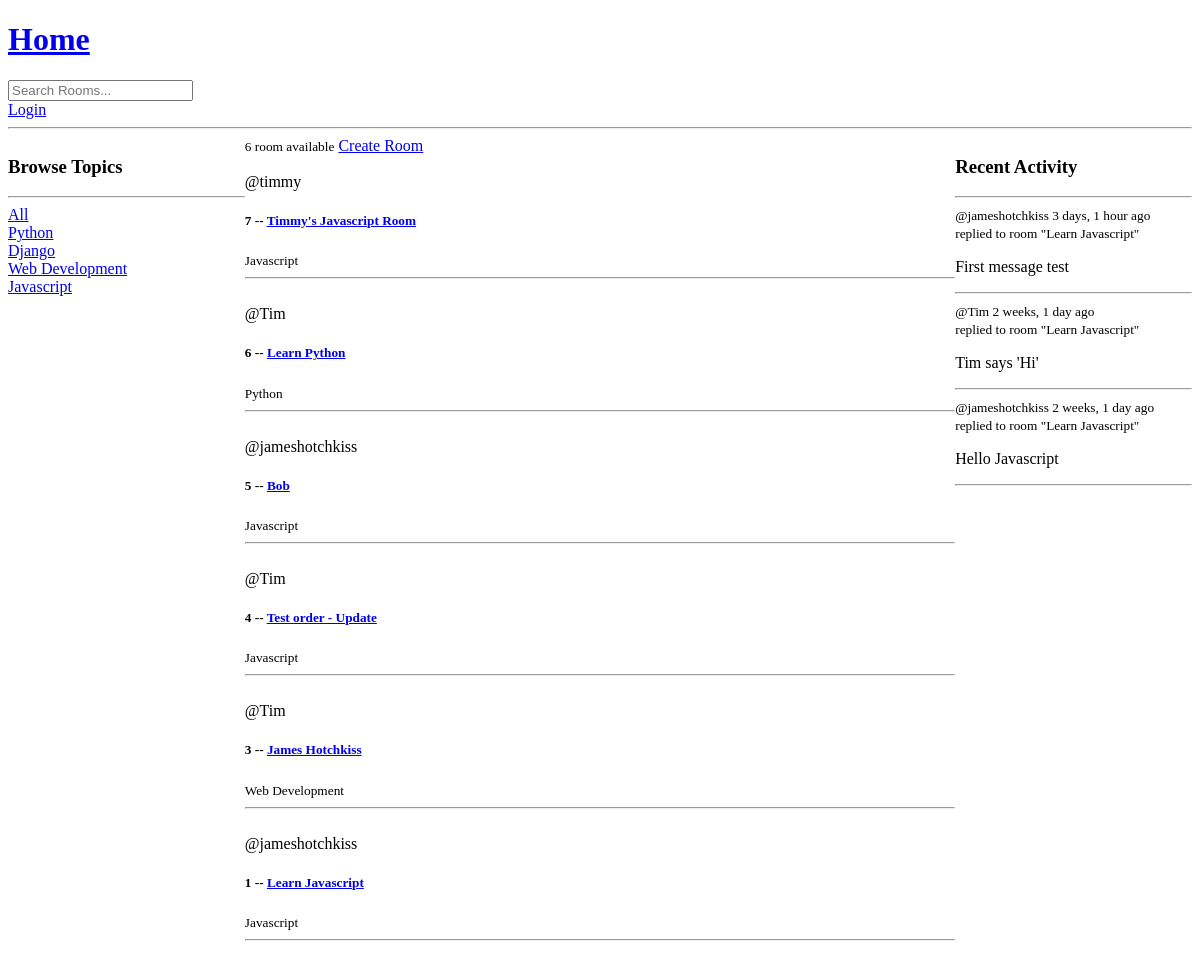
The app's page /, older data.
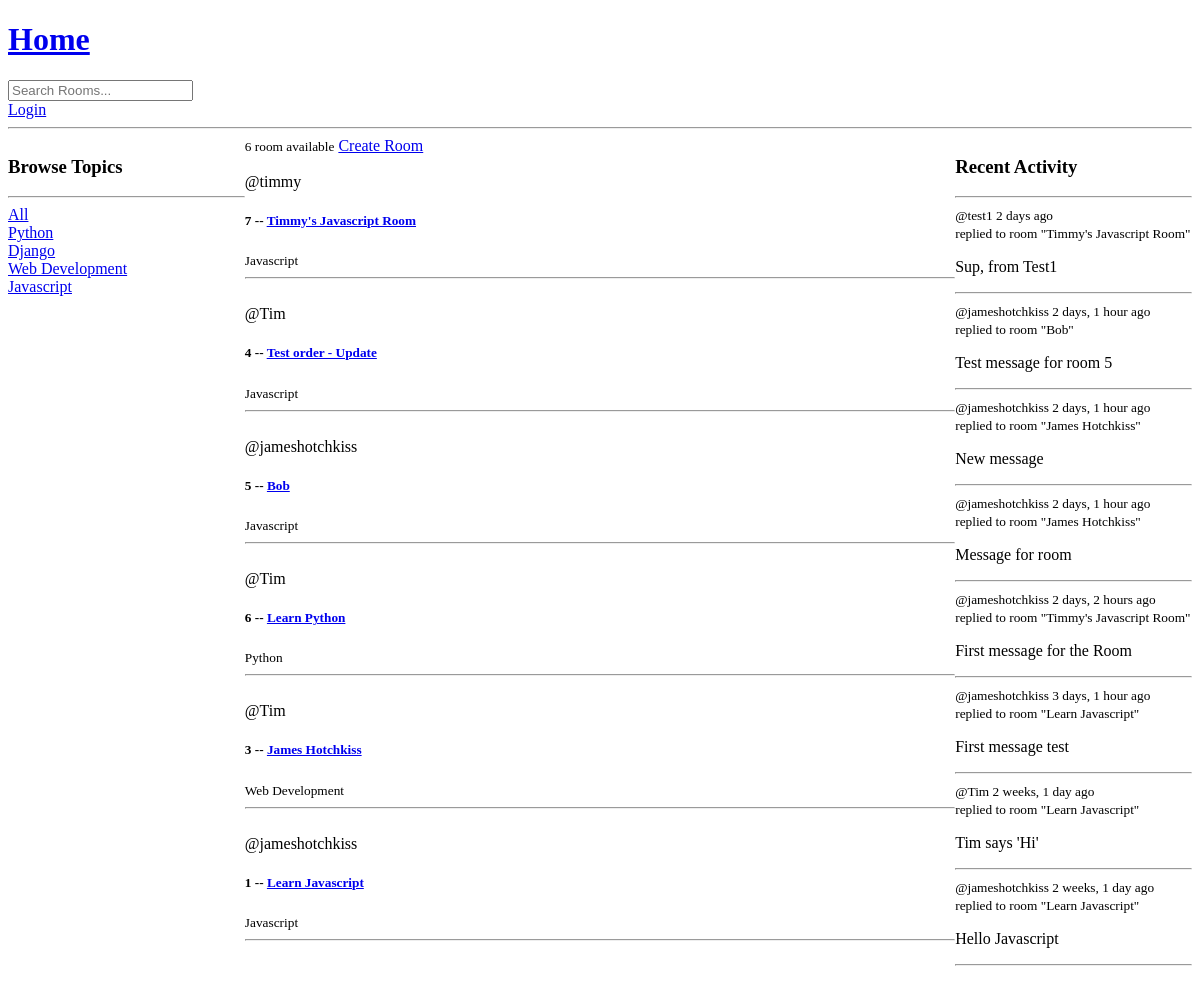
The same page, newer data.
### base/models.py (models this page shows, shortened)
class Topic(models.Model):
    name = models.CharField(max_length=200)

class Room(models.Model):
    host = models.ForeignKey(User, on_delete=models.SET_NULL, null=True)
    topic = models.ForeignKey(Topic, on_delete=models.SET_NULL, null=True)
    name = models.CharField(max_length=200)
    description = models.TextField(null=True, blank=True)
    participants = models.ManyToManyField(User, related_name='participants', blank=True)
    updated = models.DateTimeField(auto_now=True)
    created = models.DateTimeField(auto_now_add=True)
    class Meta:
        ordering = ['-updated', '-created']
    def __str__(self):
        return self.name

class Message(models.Model):
    user = models.ForeignKey(User, on_delete=models.CASCADE)
    room = models.ForeignKey(Room, on_delete=models.CASCADE)
    body = models.TextField()
    updated = models.DateTimeField(auto_now=True)
    created = models.DateTimeField(auto_now_add=True)
    class Meta:
        ordering = ['-updated', '-created']
    def __str__(self):
        return self.body[0:50]

### base/views.py (the view)
# urls.py: path('', views.home, name="home"),
def home(request):
    q = request.GET.get('q') if request.GET.get('q') != None else ''
    rooms = Room.objects.filter(
        Q(topic__name__icontains=q) |
        Q(name__icontains=q) |
        Q(description__icontains=q)
        )
    room_count = rooms.count()
    topics = Topic.objects.all()
    room_messages = Message.objects.all()
    context = {'rooms':rooms, 'topics':topics, 'room_count':room_count, 'room_messages': room_messages}
    return render(request, 'base/home.html', context)

### base/templates/base/home.html (shortened to what this page needs)
{% extends 'main.html' %}
{% block content %}
<div class="home-container">
    <div>
        <h3>Browse Topics</h3>
        <hr>
        <a href="{% url 'home' %}">All</a>
        {% for topic in topics %}
        <div>
            <a href="{% url 'home' %}?q={{topic.name}}">{{topic.name}}</a>
        </div>
        {% endfor %}
    </div>
    <div>
        <small>{{room_count}} room available</small>
        <a href="{% url 'create-room' %}">Create Room</a>
        <div>
            {% for room in rooms %}
                <div>
                    <br>
                    <span>@{{room.host.username}}</span>
                    <h5>{{room.id}} -- <a href="{% url 'room' room.id %}">{{room.name}}</a></h5>
                    <small>{{room.topic.name}}</small>
                    <hr>
                </div>
            {% endfor %}
        </div>
    </div>
    <div>
        <h3>Recent Activity</h3>
        <hr>
        {% for room_message in room_messages%}
        <div>
            <small>@{{room_message.user}} {{room_message.created|timesince}} ago</small>
            <br>
            <small>replied to room "{{room_message.room}}"</small>
            <br>
            <p>{{room_message}}</p>
        </div>
        <hr>
        {% endfor %}
    </div>
</div>
{% endblock content%}

### templates/main.html (shortened to what this page needs)
<!DOCTYPE html>
<html lang="en">
<head>
</head>
<body>
    {% include 'navbar.html'%}
    {% block content %}
    {% endblock %}
</body>
</html>

### templates/navbar.html (shortened to what this page needs)
<a href="/">
    <h1>Home</h1>
</a>
<form method="GET" action="{% url 'home' %}">
    <input type="text" name="q" placeholder="Search Rooms..."/>
</form>
{% if request.user.is_authenticated %}
<a href="{% url 'logout' %}">Logout</a>
{% else %}
<a href="{% url 'login' %}">Login</a>
{% endif%}
<hr>

### base/templates/base/home.html (style rules this page uses)
.home-container { display: grid; grid-template-columns: 1fr 3fr 1fr; }

Row changes from the older to the newer data that the page shows:
changed Room "Test order - Update": moves up the list
changed Room "Bob": moves down the list
added Message: user "test1", created "2 days", room "Timmy's Javascript Room", body "Sup, from Test1"
added Message: user "jameshotchkiss", created "2 days, 1 hour", room "Bob", body "Test message for room 5"
added Message: user "jameshotchkiss", created "2 days, 1 hour", room "James Hotchkiss", body "New message"
added Message: user "jameshotchkiss", created "2 days, 1 hour", room "James Hotchkiss", body "Message for room"
added Message: user "jameshotchkiss", created "2 days, 2 hours", room "Timmy's Javascript Room", body "First message for the Room"
